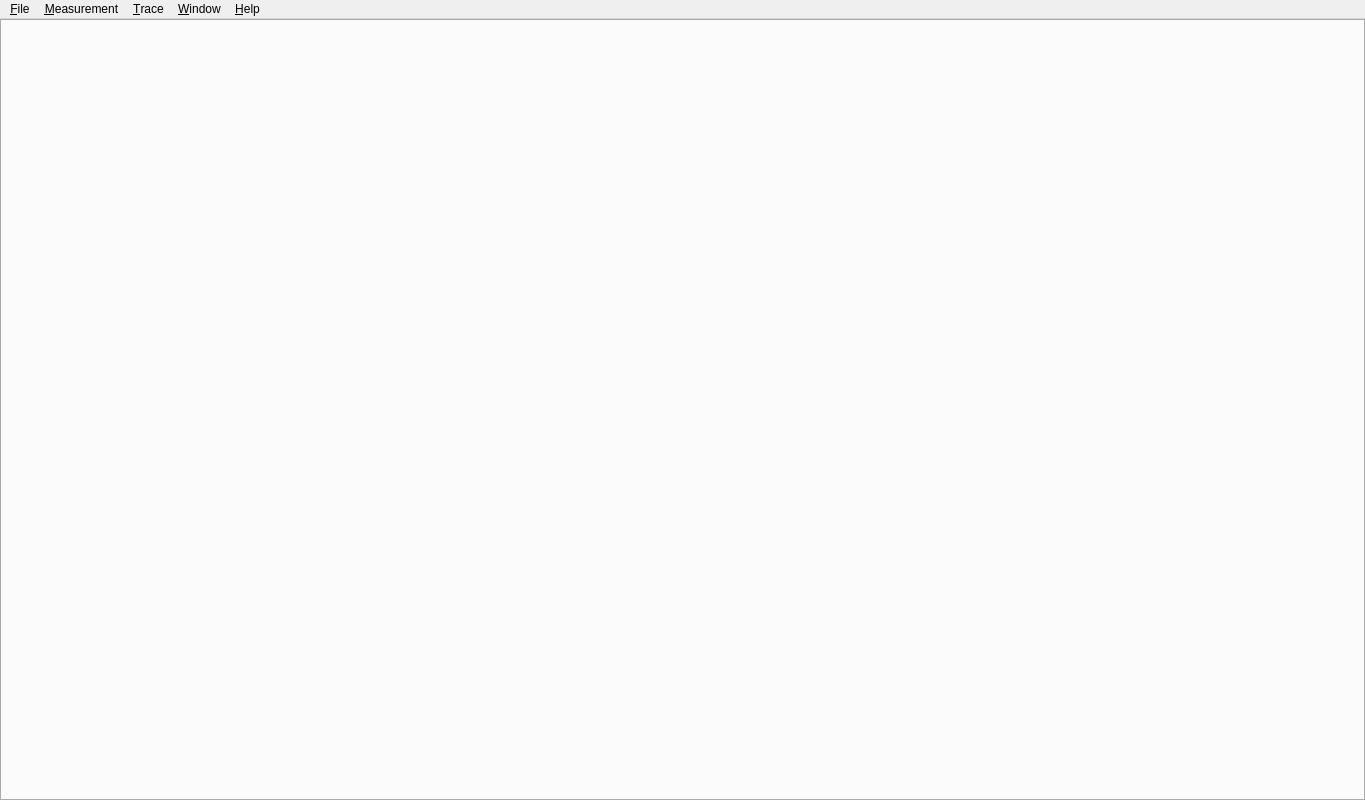
<?xml version="1.0" encoding="UTF-8"?>
<ui version="4.0">
 <class>MainWindow</class>
 <widget class="QMainWindow" name="MainWindow">
  <property name="windowModality">
   <enum>Qt::WindowModality::NonModal</enum>
  </property>
  <property name="geometry">
   <rect>
    <x>0</x>
    <y>0</y>
    <width>1365</width>
    <height>800</height>
   </rect>
  </property>
  <property name="windowTitle">
   <string>CANgaroo</string>
  </property>
  <property name="documentMode">
   <bool>false</bool>
  </property>
  <property name="unifiedTitleAndToolBarOnMac">
   <bool>true</bool>
  </property>
  <widget class="QWidget" name="centralwidget">
   <layout class="QVBoxLayout" name="verticalLayout">
    <property name="spacing">
     <number>3</number>
    </property>
    <property name="leftMargin">
     <number>0</number>
    </property>
    <property name="topMargin">
     <number>0</number>
    </property>
    <property name="rightMargin">
     <number>0</number>
    </property>
    <property name="bottomMargin">
     <number>0</number>
    </property>
    <item>
     <widget class="QTabWidget" name="mainTabs">
      <property name="autoFillBackground">
       <bool>false</bool>
      </property>
      <property name="tabPosition">
       <enum>QTabWidget::TabPosition::South</enum>
      </property>
      <property name="tabShape">
       <enum>QTabWidget::TabShape::Rounded</enum>
      </property>
      <property name="currentIndex">
       <number>-1</number>
      </property>
      <property name="elideMode">
       <enum>Qt::TextElideMode::ElideNone</enum>
      </property>
      <property name="tabsClosable">
       <bool>false</bool>
      </property>
      <property name="movable">
       <bool>true</bool>
      </property>
     </widget>
    </item>
   </layout>
  </widget>
  <widget class="QMenuBar" name="menubar">
   <property name="geometry">
    <rect>
     <x>0</x>
     <y>0</y>
     <width>1365</width>
     <height>25</height>
    </rect>
   </property>
   <widget class="QMenu" name="menuFile">
    <property name="title">
     <string>&amp;File</string>
    </property>
    <addaction name="action_WorkspaceNew"/>
    <addaction name="separator"/>
    <addaction name="action_WorkspaceOpen"/>
    <addaction name="action_WorkspaceSave"/>
    <addaction name="action_WorkspaceSaveAs"/>
    <addaction name="separator"/>
    <addaction name="action_Quit"/>
   </widget>
   <widget class="QMenu" name="menuWindow">
    <property name="title">
     <string>&amp;Window</string>
    </property>
    <widget class="QMenu" name="menu_New">
     <property name="title">
      <string>&amp;新窗口</string>
     </property>
     <addaction name="action_Trace_View"/>
     <addaction name="actionLog_View"/>
     <addaction name="actionGraph_View"/>
     <addaction name="actionCan_Status_View"/>
     <addaction name="actionGraph_View_2"/>
     <addaction name="actionTransmit_View"/>
     <addaction name="actionGenerator_View"/>
    </widget>
    <addaction name="menu_New"/>
   </widget>
   <widget class="QMenu" name="menuMeasurement">
    <property name="title">
     <string>&amp;Measurement</string>
    </property>
    <addaction name="actionStart_Measurement"/>
    <addaction name="actionStop_Measurement"/>
    <addaction name="separator"/>
    <addaction name="actionSetup"/>
   </widget>
   <widget class="QMenu" name="menuHelp">
    <property name="title">
     <string>&amp;Help</string>
    </property>
    <addaction name="actionAbout"/>
   </widget>
   <widget class="QMenu" name="menu_Trace">
    <property name="title">
     <string>&amp;Trace</string>
    </property>
    <addaction name="action_TraceClear"/>
    <addaction name="separator"/>
    <addaction name="actionSave_Trace_to_file"/>
   </widget>
   <addaction name="menuFile"/>
   <addaction name="menuMeasurement"/>
   <addaction name="menu_Trace"/>
   <addaction name="menuWindow"/>
   <addaction name="menuHelp"/>
  </widget>
  <action name="action_Quit">
   <property name="text">
    <string>E&amp;xit</string>
   </property>
   <property name="shortcut">
    <string>Alt+F4</string>
   </property>
  </action>
  <action name="action_Trace_View">
   <property name="text">
    <string>&amp;Trace View</string>
   </property>
   <property name="shortcut">
    <string>Ctrl+Shift+T</string>
   </property>
  </action>
  <action name="actionLog_View">
   <property name="text">
    <string>&amp;Log View</string>
   </property>
   <property name="shortcut">
    <string>Ctrl+Shift+L</string>
   </property>
  </action>
  <action name="actionSetup">
   <property name="text">
    <string>&amp;测量设定</string>
   </property>
   <property name="shortcut">
    <string>Ctrl+Alt+S</string>
   </property>
  </action>
  <action name="actionStart_Measurement">
   <property name="text">
    <string>&amp;启动测量</string>
   </property>
   <property name="shortcut">
    <string>F5</string>
   </property>
  </action>
  <action name="actionStop_Measurement">
   <property name="text">
    <string>&amp;结束测量</string>
   </property>
   <property name="shortcut">
    <string>Shift+F5</string>
   </property>
  </action>
  <action name="actionAbout">
   <property name="text">
    <string>&amp;About</string>
   </property>
  </action>
  <action name="actionSave_Trace_to_file">
   <property name="text">
    <string>&amp;保存数据到</string>
   </property>
  </action>
  <action name="actionGraph_View">
   <property name="enabled">
    <bool>false</bool>
   </property>
   <property name="text">
    <string>&amp;Graph View</string>
   </property>
   <property name="shortcut">
    <string>Ctrl+Shift+G</string>
   </property>
   <property name="visible">
    <bool>false</bool>
   </property>
  </action>
  <action name="action_WorkspaceNew">
   <property name="text">
    <string>&amp;新工作区</string>
   </property>
   <property name="shortcut">
    <string>Ctrl+N</string>
   </property>
  </action>
  <action name="action_WorkspaceSave">
   <property name="text">
    <string>&amp;保存工作区</string>
   </property>
   <property name="shortcut">
    <string>Ctrl+S</string>
   </property>
  </action>
  <action name="action_WorkspaceSaveAs">
   <property name="text">
    <string>&amp;工作区另存为</string>
   </property>
   <property name="shortcut">
    <string>Ctrl+Shift+S</string>
   </property>
  </action>
  <action name="action_WorkspaceOpen">
   <property name="text">
    <string>&amp;打开工作区</string>
   </property>
   <property name="shortcut">
    <string>Ctrl+O</string>
   </property>
  </action>
  <action name="action_TraceClear">
   <property name="text">
    <string>&amp;清除</string>
   </property>
   <property name="shortcut">
    <string>Esc</string>
   </property>
  </action>
  <action name="actionCan_Status_View">
   <property name="text">
    <string>Can &amp;Status View</string>
   </property>
  </action>
  <action name="actionGraph_View_2">
   <property name="text">
    <string>Graph View</string>
   </property>
  </action>
  <action name="actionTransmit_View">
   <property name="text">
    <string>Transmit View</string>
   </property>
  </action>
  <action name="actionGenerator_View">
   <property name="text">
    <string>Generator View</string>
   </property>
  </action>
 </widget>
 <resources/>
 <connections>
  <connection>
   <sender>action_Quit</sender>
   <signal>triggered()</signal>
   <receiver>MainWindow</receiver>
   <slot>close()</slot>
   <hints>
    <hint type="sourcelabel">
     <x>-1</x>
     <y>-1</y>
    </hint>
    <hint type="destinationlabel">
     <x>399</x>
     <y>299</y>
    </hint>
   </hints>
  </connection>
 </connections>
</ui>
